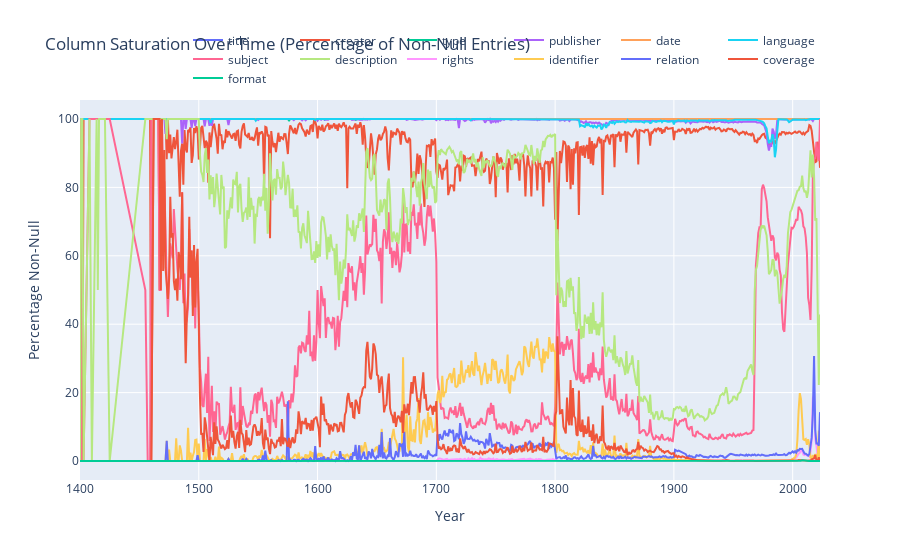

Notebook code cell kept with this figure:
### Code cell
# Calculate the percentage of non-null (saturated) values per column over time (by year)
saturation_over_time = df.groupby('year').apply(lambda x: x.notnull().sum())
saturation_pct = saturation_over_time.divide(df.groupby('year').size(), axis=0) * 100

import plotly.graph_objects as go

fig = go.Figure()
for col in df.columns:
    if col != 'year':
        fig.add_trace(go.Scatter(
            x=saturation_pct.index,
            y=saturation_pct[col],
            mode='lines',
            name=col
        ))
fig.update_layout(
    title='Column Saturation Over Time (Percentage of Non-Null Entries)',
    xaxis_title='Year',
    yaxis_title='Percentage Non-Null',
    legend=dict(orientation='h', yanchor='bottom', y=1.02, xanchor='right', x=1)
)
fig.show()

### Figure 1 — Plotly figure (JSON) as saved in the notebook; plotly's stock layout.template omitted (floating-point values rounded to 4 significant figures; data arrays with more than 128 entries replaced by an {"elided": "..."} marker saying what was removed)
{"data": [{"mode": "lines", "name": "title", "type": "scatter", "x": {"elided": "576 float values"}, "y": {"elided": "576 float values"}}, {"mode": "lines", "name": "creator", "type": "scatter", "x": {"elided": "576 float values"}, "y": {"elided": "576 float values"}}, {"mode": "lines", "name": "type", "type": "scatter", "x": {"elided": "576 float values"}, "y": {"elided": "576 float values"}}, {"mode": "lines", "name": "publisher", "type": "scatter", "x": {"elided": "576 float values"}, "y": {"elided": "576 float values"}}, {"mode": "lines", "name": "date", "type": "scatter", "x": {"elided": "576 float values"}, "y": {"elided": "576 float values"}}, {"mode": "lines", "name": "language", "type": "scatter", "x": {"elided": "576 float values"}, "y": {"elided": "576 float values"}}, {"mode": "lines", "name": "subject", "type": "scatter", "x": {"elided": "576 float values"}, "y": {"elided": "576 float values"}}, {"mode": "lines", "name": "description", "type": "scatter", "x": {"elided": "576 float values"}, "y": {"elided": "576 float values"}}, {"mode": "lines", "name": "rights", "type": "scatter", "x": {"elided": "576 float values"}, "y": {"elided": "576 float values"}}, {"mode": "lines", "name": "identifier", "type": "scatter", "x": {"elided": "576 float values"}, "y": {"elided": "576 float values"}}, {"mode": "lines", "name": "relation", "type": "scatter", "x": {"elided": "576 float values"}, "y": {"elided": "576 float values"}}, {"mode": "lines", "name": "coverage", "type": "scatter", "x": {"elided": "576 float values"}, "y": {"elided": "576 float values"}}, {"mode": "lines", "name": "format", "type": "scatter", "x": {"elided": "576 float values"}, "y": {"elided": "576 float values"}}], "layout": {"legend": {"orientation": "h", "x": 1, "xanchor": "right", "y": 1.02, "yanchor": "bottom"}, "title": {"text": "Column Saturation Over Time (Percentage of Non-Null Entries)"}, "xaxis": {"title": {"text": "Year"}}, "yaxis": {"title": {"text": "Percentage Non-Null"}}}}
